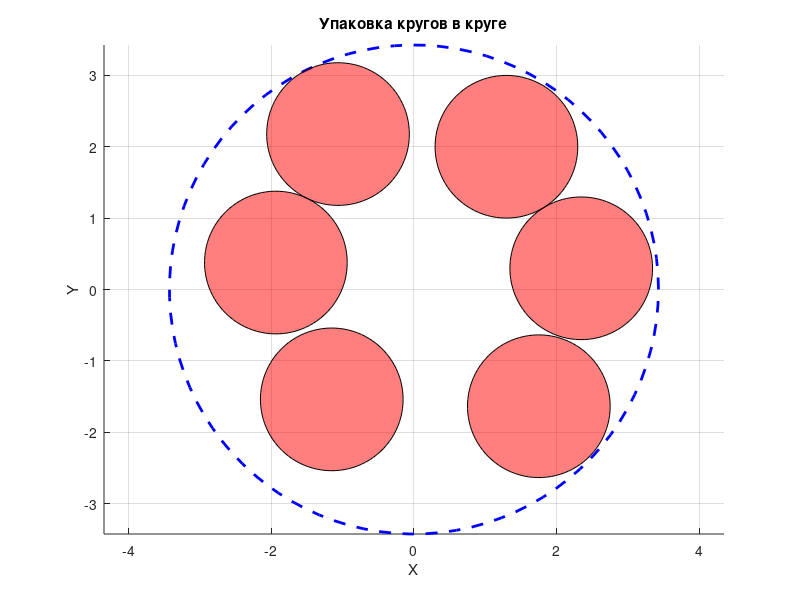

Write MATLAB code to recreate this figure.
n=0;

function optimize_circles()
    % Количество малых кругов
    n = 6; % Замените на нужное количество кругов

    % Радиусы малых кругов (все равны 1)
    radii = ones(1, n);

    % Начальные приближения: размещаем круги по окружности внутри контейнера
    theta = linspace(0, 2*pi, n+1);
    theta(end) = [];
    initial_R = 2;  % Начальный радиус контейнера (должен быть >= 1)
    initial_vars = zeros(1, 2*n + 1);
    for i = 1:n
        initial_vars(2*i - 1) = (initial_R - 1) * cos(theta(i));
        initial_vars(2*i) = (initial_R - 1) * sin(theta(i));
    end
    initial_vars(end) = initial_R;

    % Запуск оптимизации
    options = optimset('MaxIter', 10000, 'MaxFunEvals', 100000, 'TolFun', 1e-8, 'TolX', 1e-8,'Display', 'iter');
    [opt_vars, opt_val] = fminsearch(@(vars) objective_function(vars, radii), initial_vars, options);

    % Результаты
    x_coords = opt_vars(1:2:2*n - 1);
    y_coords = opt_vars(2:2:2*n);
    R_opt = opt_vars(end);

    % Вывод результатов
    fprintf('Оптимальный радиус контейнера: %f\n', R_opt);
    for i = 1:n
        fprintf('Круг %d: x = %f, y = %f, r = %f\n', i, x_coords(i), y_coords(i), radii(i));
    end

    % Визуализация
    plot_circles(x_coords, y_coords, radii, R_opt);
end

function total_cost = objective_function(vars, radii)
    n = length(radii);
    P = 1e6;  % Коэффициент штрафа

    x = vars(1:2:2*n - 1);
    y = vars(2:2:2*n);
    R = vars(end);

    % Целевая функция: минимизировать R
    total_cost = R;

    % Штраф за пересечение кругов
    penalty_overlap = 0;
    for i = 1:n
        for j = i+1:n
            dist_sq = (x(i) - x(j))^2 + (y(i) - y(j))^2;
            min_dist_sq = (radii(i) + radii(j))^2;
            overlap = max(0, min_dist_sq - dist_sq);
            penalty_overlap = penalty_overlap + overlap * P;
        end
    end

    % Штраф за выход за пределы контейнера
    penalty_outside = 0;
    for i = 1:n
        dist_to_center = sqrt(x(i)^2 + y(i)^2) + radii(i);
        outside = max(0, dist_to_center - R);
        penalty_outside = penalty_outside + outside * P;
    end

    % Суммарный штраф
    total_cost = total_cost + penalty_overlap + penalty_outside;
end

function plot_circles(x, y, radii, R)
    figure;
    hold on;
    axis equal;

    % Рисуем контейнерный круг
    theta_plot = linspace(0, 2*pi, 100);
    plot(R * cos(theta_plot), R * sin(theta_plot), 'b--', 'LineWidth', 2);

    % Рисуем малые круги
    for i = 1:length(radii)
        circle_x = x(i) + radii(i) * cos(theta_plot);
        circle_y = y(i) + radii(i) * sin(theta_plot);
        fill(circle_x, circle_y, 'r', 'FaceAlpha', 0.5, 'EdgeColor', 'k');
    end

    xlabel('X');
    ylabel('Y');
    title('Упаковка кругов в круге');
    grid on;
    hold off;
    pause
end
optimize_circles();

